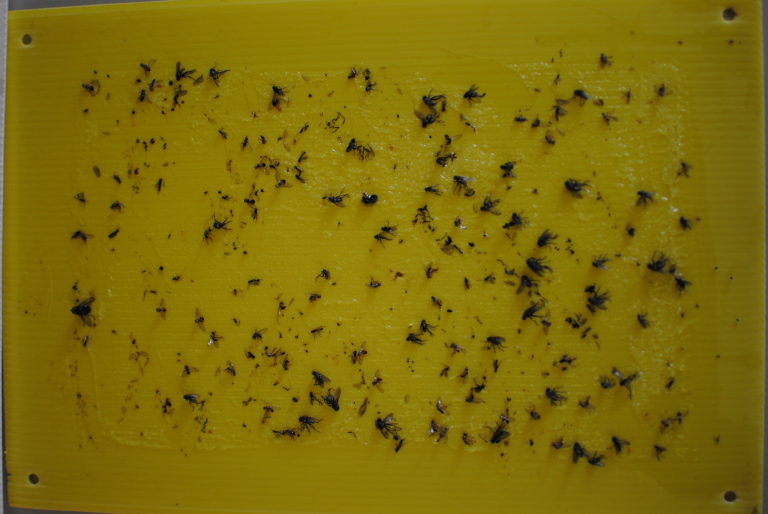
#> input picture segmentation/img/recorte.png, 768 x 514 px, found by its file name
$ python BWconversion.py
#> lines starting #> are read from the running program, lines starting #| are printed output that depends on the picture; after the words box and inside, x2 and y2 are one past the last pixel; in counts of white or black regions, pixels touching at a corner belong together
# import the necessary packages
from msilib.schema import Directory
from cv2 import cvtColor, threshold
import numpy as np
import argparse
import imutils
import cv2 as cv
from matplotlib import pyplot as plt

# Read the image and convert to black and white then equalize the image
img = cv.imread('segmentation/img/recorte.png')
#> img is the input picture: shape (514, 768, 3); mean B, G, R 8.8, 109.3, 126.5

# print(type(img))
gray = cv.cvtColor(img, cv.COLOR_BGR2GRAY)
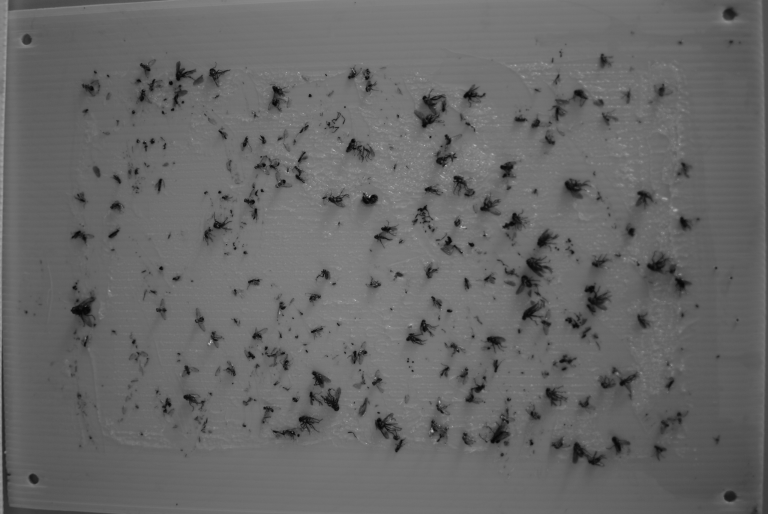
#> gray: shape (514, 768); min 5, max 195, mean 103
hist_eq = cv.equalizeHist(gray)
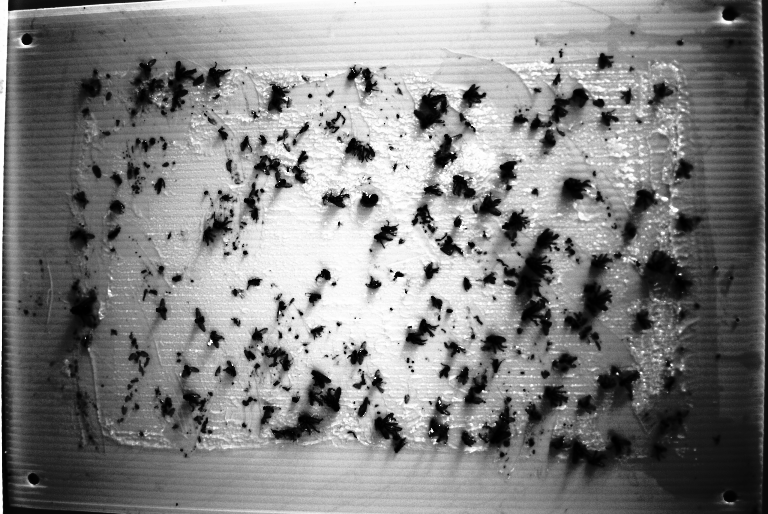
#> hist_eq: shape (514, 768); min 0, max 255, mean 130.3

cv.imshow('Gray', gray)
cv.imshow('Histogram', hist_eq)

# Threshold and binarization applying a threshold value at design time of value 7.
ret, threshold = cv.threshold(hist_eq, 7, 255, cv.THRESH_BINARY_INV)
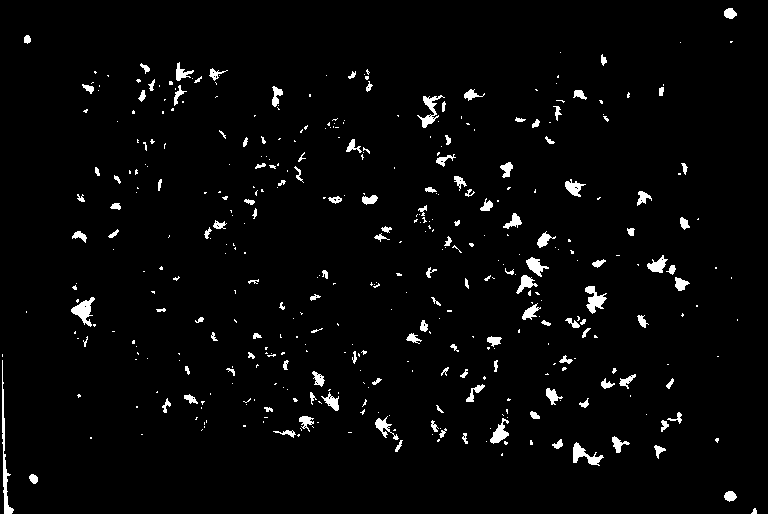
#> threshold: shape (514, 768); 2.9% white; 416 white regions (279 under 20 px), largest, box (x1, y1, x2, y2) and area: (2, 360, 14, 514) 445, (71, 297, 95, 327) 318, (585, 286, 607, 314) 304
cv.imshow('Binary', threshold)

# A kervel of elliptical shape with rows and colums multiples of 120
kernel = cv.getStructuringElement(cv.MORPH_ELLIPSE, (threshold.shape[0]//120,threshold.shape[1]//120))
# Dilatation with 1 iteration
dilation = cv.dilate(threshold,kernel,iterations = 1)
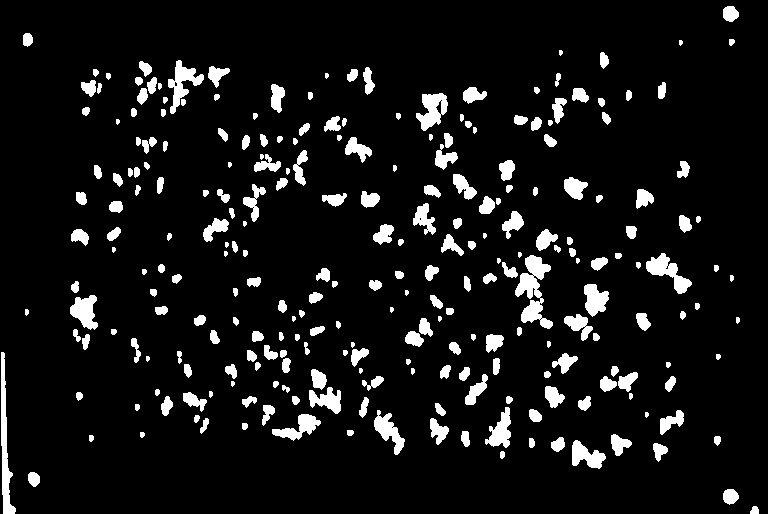
#> dilation: shape (514, 768); 8.2% white; 259 white regions (23 under 20 px), largest, box (x1, y1, x2, y2) and area: (515, 255, 553, 329) 1280, (1, 352, 16, 514) 986, (646, 253, 692, 294) 732
# Erosion with 2 iteration
erosion = cv.erode(dilation,kernel,iterations = 2)
#> erosion: shape (514, 768); 0.65% white; 104 white regions (67 under 20 px), largest, box (x1, y1, x2, y2) and area: (74, 302, 91, 324) 204, (588, 290, 605, 311) 168, (493, 417, 508, 442) 130
# Dilation with 1 iteration
dilation2 = cv.dilate(erosion,kernel,iterations = 1)
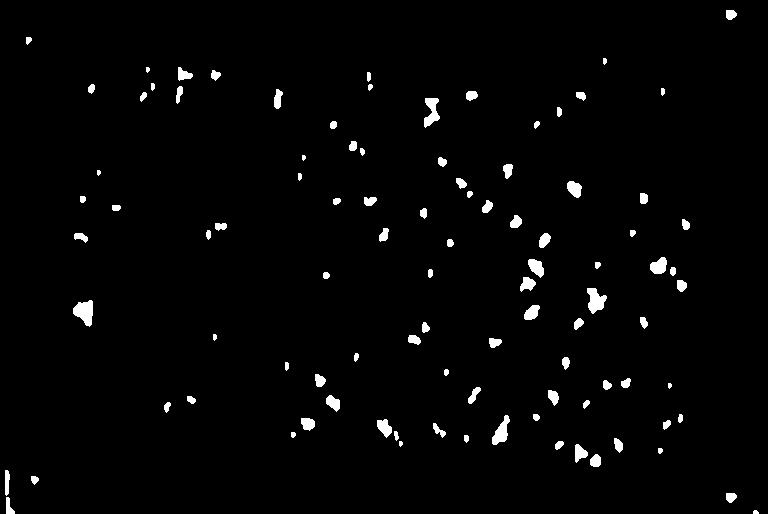
#> dilation2: shape (514, 768); 2% white; 98 white regions (5 under 20 px), largest, box (x1, y1, x2, y2) and area: (73, 300, 93, 327) 356, (587, 288, 607, 314) 318, (424, 98, 440, 128) 280
# Show morphological image
cv.imshow("Morphological Transformation", dilation2)


# Region labeling
# Chose 4 for connectivity type
connectivity = 4
# apply connected component analysis to the thresholded image
output = cv.connectedComponentsWithStats(dilation2, connectivity, cv.CV_32S)
(numLabels, labels, stats, centroids) = output
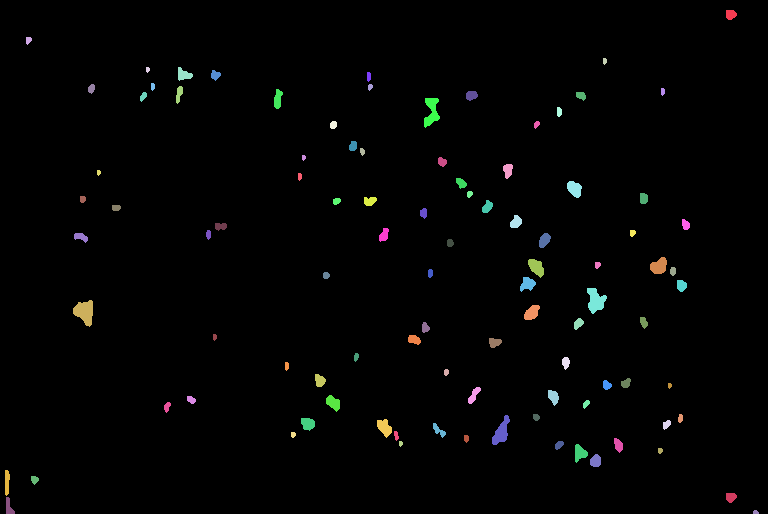
#> labels: shape (514, 768) int32; 99 distinct labels, from 0 to 98; one colour per label, 0 black
#> numLabels = 99; stats = 99 rows, first 6: [0, 0, 768, 514, 386854], [726, 10, 11, 10, 89], [26, 37, 6, 8, 36], [603, 58, 4, 7, 23], [146, 67, 4, 6, 19], [178, 67, 15, 14, 128]; centroids = 99 pairs, first value 6.61 to 755.3, second value 14.13 to 511.8
# initialize an output mask to store all insects from the image
mask = np.zeros(dilation2.shape, dtype="uint8")
(numLabels, labels, stats, centroids) = output
# loop over the number of unique connected component labels
for i in range(0, numLabels):
	# if this is the first component then we examine the
	# *background* (typically we would just ignore this
	# component in our loop)
	if i == 0:
		text = "examining component {}/{} (background)".format(
			i + 1, numLabels)
	# otherwise, we are examining an actual connected component
	else:
		text = "examining component {}/{}".format( i + 1, numLabels)
	# print a status message update for the current connected
	# component
	print("[INFO] {}".format(text))
	# extract the connected component statistics and centroid for
	# the current label
	x = stats[i, cv.CC_STAT_LEFT]
	y = stats[i, cv.CC_STAT_TOP]
	w = stats[i, cv.CC_STAT_WIDTH]
	h = stats[i, cv.CC_STAT_HEIGHT]
	area = stats[i, cv.CC_STAT_AREA]
	(cX, cY) = centroids[i]
	# clone our original image (so we can draw on it) and then draw
	# a bounding box surrounding the connected component along with
	# a circle corresponding to the centroid
	output = dilation2.copy()
	cv.rectangle(output, (x, y), (x + w, y + h), (0, 255, 0), 3)
	cv.circle(output, (int(cX), int(cY)), 4, (0, 0, 255), -1)
	# construct a mask for the current connected component by
	# finding a pixels in the labels array that have the current
	# connected component ID
	componentMask = (labels == i).astype("uint8") * 255
	# show our output image and connected component mask
	cv.imshow("Output", output)
	cv.imshow("Connected Component", componentMask)
	cv.waitKey(0)
#> this loop made 99 passes
#> (text, x, y, w, h, area, cX, cY) on passes 1, 2, 3, 4, 6, 7, 8, 9: ('examining component 1/99 (background)', 0, 0, 768, 514, 386854, 382.5, 255.9), ('examining component 2/99', 726, 10, 11, 10, 89, 730.4, 14.13), ('examining component 3/99', 26, 37, 6, 8, 36, 28.08, 39.81), ('examining component 4/99', 603, 58, 4, 7, 23, 604.3, 60.65), ('examining component 6/99', 178, 67, 15, 14, 128, 183.4, 74.23), ('examining component 7/99', 211, 70, 10, 11, 72, 215, 74.65), ('examining component 8/99', 367, 72, 4, 10, 35, 368.4, 76.14), ('examining component 9/99', 151, 83, 4, 8, 27, 152.4, 86.15)
#> text on passes 61 to 66: 'examining component 61/99', 'examining component 62/99', 'examining component 63/99', 'examining component 64/99', 'examining component 65/99', 'examining component 66/99'
#| [INFO] examining component 1/99 (background)
#| [INFO] examining component 2/99
#| [INFO] examining component 3/99
#| [INFO] examining component 4/99
#| [INFO] examining component 5/99
#| [INFO] examining component 6/99
#| [INFO] examining component 7/99
#| [INFO] examining component 8/99
#> (further printed lines are left out)
#> pass 2, `componentMask = (labels == i).astype("uint8") * 255`:
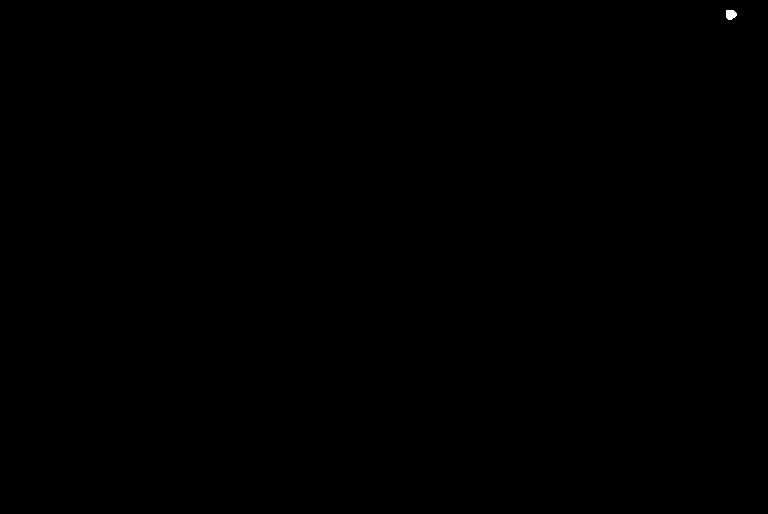
#> componentMask: shape (514, 768); 0.02% white; 1 white region, box (x1, y1, x2, y2) and area: (726, 10, 737, 20) 89

cv.waitKey(0)
